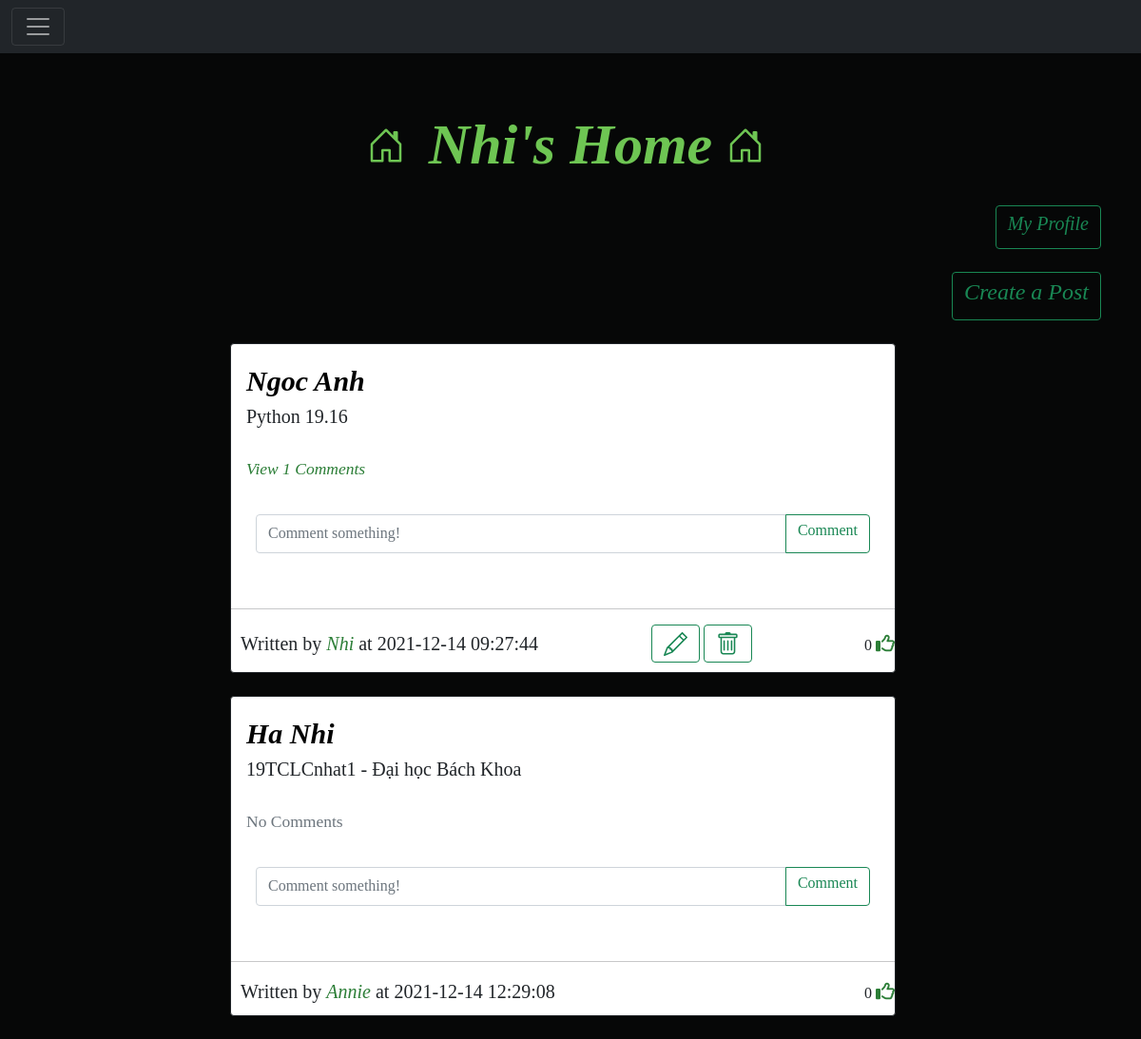
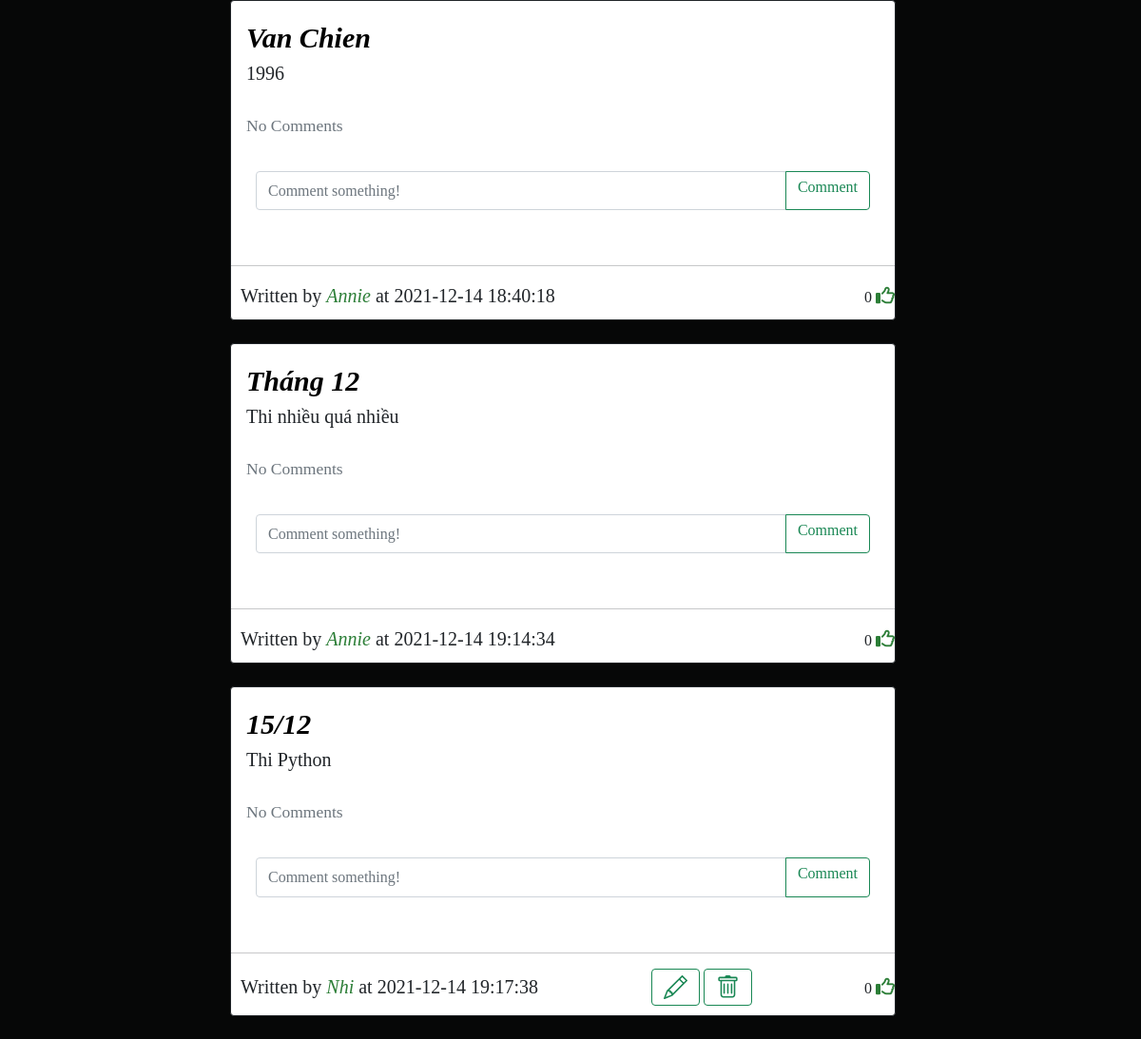
The app's page /home (signed in) with its own data (2 pictures, top to bottom).
### Website/models.py (models this page shows)
class User(db.Model, UserMixin):
    id = db.Column(db.Integer, primary_key=True)
    email = db.Column(db.String(150), unique=True)
    username = db.Column(db.String(150), unique=True)
    password = db.Column(db.String(150))
    date_created = db.Column(db.DateTime(timezone=True), default=func.now())
    posts = db.relationship('Post', backref='user', passive_deletes=True)
    comments = db.relationship('Comment', backref='user', passive_deletes=True)
    likes = db.relationship('Like', backref='user', passive_deletes=True)
    followed = db.relationship('Follow', foreign_keys=[Follow.follower_id], backref=db.backref('follower', lazy='joined'), lazy=True, cascade='all, delete-orphan')
    followers = db.relationship('Follow', foreign_keys=[Follow.followed_id], backref=db.backref('followed', lazy='joined'), lazy=True, cascade='all, delete-orphan')

class Post(db.Model):
    id = db.Column(db.Integer, primary_key=True)
    title = db.Column(db.Text, nullable=False)
    text = db.Column(db.Text, nullable=False)
    date_created = db.Column(db.DateTime(timezone=True), default=func.now())
    author = db.Column(db.Integer, db.ForeignKey(
        'user.id', ondelete="CASCADE"), nullable=False)
    comments = db.relationship('Comment', backref='post', passive_deletes=True)
    likes = db.relationship('Like', backref='post', passive_deletes=True)

### Website/views.py (the view)
@views.route("/")
@views.route("/home")
@login_required
def home():
    posts = Post.query.all()
    return render_template("home.html", user=current_user, posts=posts)

### Website/__init__.py (called while the page is built)
def create_app():
    app = Flask(__name__)
    app.config['SECRET_KEY'] = "helloworld"
    app.config['SQLALCHEMY_DATABASE_URI'] = f'sqlite:///{DB_NAME}'
    db.init_app(app)
    from .views import views
    from .auth import auth
    app.register_blueprint(views, url_prefix="/")
    app.register_blueprint(auth, url_prefix="/")
    from .models import User, Post, Comment,Like,Follow
    create_database(app)
    login_manager = LoginManager()
    login_manager.login_view = "auth.login"
    login_manager.init_app(app)
    @login_manager.user_loader
    def load_user(id):
        return User.query.get(int(id))
    return app

### Website/templates/home.html (shortened to what this page needs)
{% extends "posts_div.html" %}
{% block header %}
{{user.username}}'s Home
{% endblock %}
{% block profile %}
<div>
  <a href="/profile/{{user.username}}" class="btn btn-outline-success"  ><h5>My Profile</h5></a>
</div>
<br>
<div>
  <a href="/create-post" class="btn btn-outline-success" type="button"><h4>Create a Post </h4></a >
</div>
{% endblock %}

### Website/templates/posts_div.html (shortened to what this page needs)
{% extends "base.html" %} {% block title %}Home{% endblock %}
{% block content%}
  <h1 align="center">{% block header %}Posts{% endblock %}</h1>
  <div align="right">
    {% block profile %}{% endblock %}
  </div>
  <br>
  <div  class="posts">
    {% for post in posts %}
    <div class="card border-dark">
      <div class="card-body">
        <div class="card-text">
          <a class="post-title" href="/post/{{post.id}}">{{post.title}}</a>
          <p class="post-test">{{post.text}}</p>
        </div>
        <br />
        <p class="card-text">
          {% if post.comments|length > 0 %}
          <a data-bs-toggle="collapse" href="#comments-{{post.id}}" role="button">
            <small>View {{post.comments|length}} Comments</small>
          </a>
          {% else %}
          <small class="text-muted">No Comments</small>
          {% endif %}
        </p>
        <br>
        <form
          class="input-group mb-3"
          method="POST"
          action="/create-comment/{{post.id}}"
        >
          <input
            type="text"
            id="text"
            name="text"
            class="form-control"
            placeholder="Comment something!"
          />
          <button class="btn btn-outline-success" type="submit"><h6>Comment</h6></button>
        </form>
      </div>
      <hr>
      <div class="item">
        <div class="d-flex align-items-center justify-content-between">
          <p>Written by <a list-style = "none" class="" href="/profile/{{post.user.username}}"> {{post.user.username}}</a> at {{post.date_created}}</p>
          <div>
            {% if user.id == post.author %}
            <a class="btn btn-outline-success" data-toggle="collapse" href="/edit-post/{{post.id}}" class="dropdown-item"
            ></a>
              <a class="btn btn-outline-success" data-toggle="collapse" href="/delete-post/{{post.id}}" class="dropdown-item"
              ></a>
            {% endif %}
          </div>
          <div>
            {{ post.likes|length }}
              {% if user.id in post.likes|map(attribute="author")|list %}
              <a href="/like-post/{{post.id}}">
              <i class="fas fa-thumbs-up"></i>
            </a>
              {% else %}
              <a href="/like-post/{{post.id}}">
                <i class="far fa-thumbs-up"></i>
               </a>
              {% endif %}
            </div>
    </div>
    </div>
      </div>
    <br/>
    {% endfor %}
  </div>
   {% endblock %}

### Website/static/main.css (style rules this page uses)
body { font-family: 'Times New Roman', Times, serif; background-color: rgb(6, 7, 7) ; background-position: center; background-size:cover; background-repeat: no-repeat; }
h1 { margin-top: 40px; padding: 20px; font-size: 60px; font-style: italic; font-weight: bold; color: rgb(110, 197, 83); }
form { padding: 10px; }
input { font-size: 20px; }
a { text-decoration: none; font-size: 20px; font-style: italic; color: rgb(44, 126, 55); }
p { padding-bottom: 0px; font-size: 20px; margin-bottom: 0px; }
input { font-size: 30px; }
.post-title { font-size: 30px; font-style: oblique; font-weight: bolder; color: black; }
.post-test { font-size: 20px; font-weight: lighter; }
.posts { width: 700px; height: 500px; margin-left: 200px; }
.item { padding-left: 10px; padding-bottom: 10px; }

### records on screen
User: username "Nhi"
Post: title "Ngoc Anh", text "Python 19.16", comments|length "1", user.username "Nhi", date_created "2021-12-14 09:27:44", likes|length "0"
Post: title "Ha Nhi", text "19TCLCnhat1 - Đại học Bách Khoa", shows "No Comments", user.username "Annie", date_created "2021-12-14 12:29:08", likes|length "0"
Post: title "Van Chien", text "1996", shows "No Comments", user.username "Annie", date_created "2021-12-14 18:40:18", likes|length "0"
Post: title "Tháng 12", text "Thi nhiều quá nhiều", shows "No Comments", user.username "Annie", date_created "2021-12-14 19:14:34", likes|length "0"
Post: title "15/12", text "Thi Python", shows "No Comments", user.username "Nhi", date_created "2021-12-14 19:17:38", likes|length "0"
